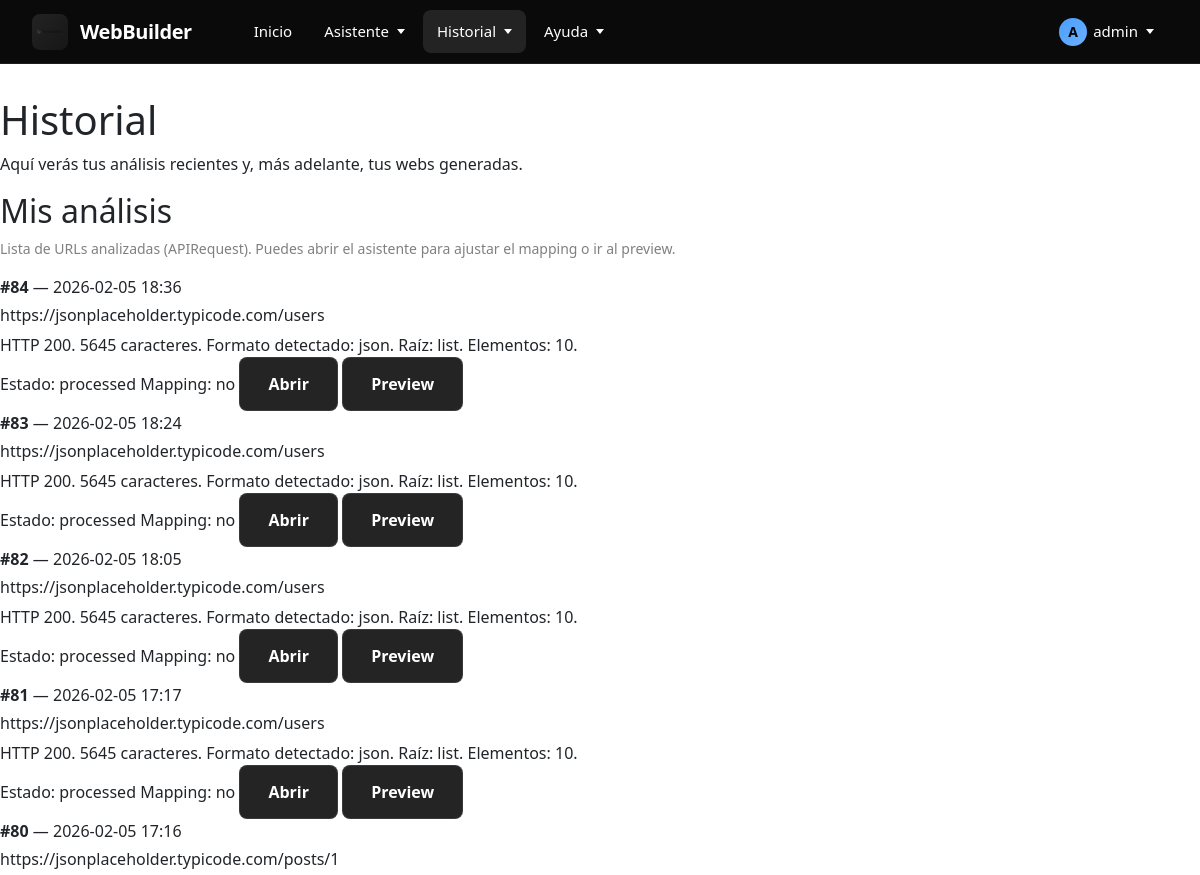
The page /historial (signed in, upper part) on the database as committed earlier.
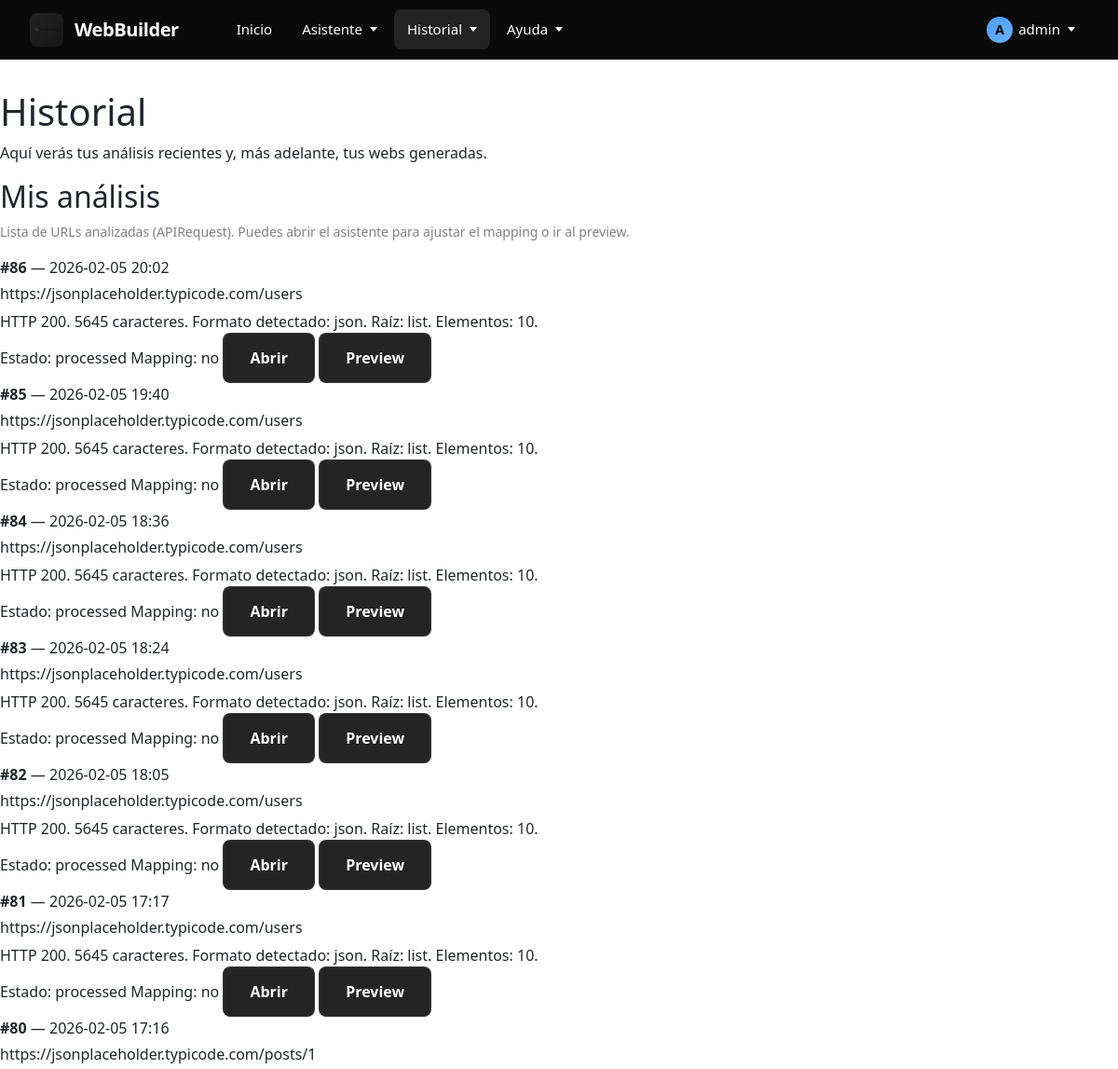
The same page on the database as committed later.
### WebBuilder/models.py (models this page shows, shortened)
class APIRequest(models.Model):
    user = models.ForeignKey(User, on_delete=models.CASCADE, related_name='api_requests')   # Usuario dueño
    api_url = models.URLField("URL de la API")                                              # URL introducida
    date = models.DateTimeField(auto_now_add=True)                                          # Fecha del análisis
    raw_data = models.TextField(blank=True, null=True)                                      # Datos en crudo (raw)
    parsed_data = models.JSONField(blank=True, null=True)                                   # Datos parseados
    STATUS_CHOICES = [
        ("pending", "Pendiente"),
        ("processed", "Procesada"),
        ("error", "Error"),
    ]
    status = models.CharField(max_length=20, choices=STATUS_CHOICES, default="pending")     # Estado del analisis
    response_summary = models.TextField(blank=True, null=True)                              # Resumen del analisis
    error_message = models.TextField(blank=True, null=True)                                 # Mensaje tras el analisis
    field_mapping = models.JSONField(blank=True, null=True)                                 # Estructura de campos guardados

### WebBuilder/views/history.py (the view)
# urls.py: path('historial', views.history, name='history'),
@login_required
def history(request):
    api_requests = (
        APIRequest.objects
        .filter(user=request.user)
        .order_by("-date")
    )
    generated_sites = []
    return render(request, "WebBuilder/history.html", {
        "api_requests": api_requests,
        "generated_sites": generated_sites,
    })

### WebBuilder/templates/WebBuilder/history.html (shortened to what this page needs)
{% extends 'WebBuilder/base.html' %}
{% load static %}
{% block body_class %}history{% endblock %}
{% block content %}
<div class="wb-container">
  <header class="wb-header">
    <h1 class="wb-title">Historial</h1>
    <p class="wb-subtitle">Aquí verás tus análisis recientes y, más adelante, tus webs generadas.</p>
  </header>
  <section class="wb-card">
    <h2 class="wb-card__title">Mis análisis</h2>
    <p class="wb-hint">
      Lista de URLs analizadas (APIRequest). Puedes abrir el asistente para ajustar el mapping o ir al preview.
    </p>
    {% if api_requests %}
      <div class="wb-suggestions">
        {% for r in api_requests %}
          <div class="wb-suggestions__row">
            <div class="wb-suggestions__role">
              <div><strong>#{{ r.id }}</strong> — {{ r.date|date:"Y-m-d H:i" }}</div>
              <div class="wb-muted" style="margin-top:4px;">{{ r.api_url }}</div>
              {% if r.response_summary %}
                <div class="wb-muted" style="margin-top:6px;">{{ r.response_summary }}</div>
              {% endif %}
            </div>
            <div class="wb-suggestions__opts">
              <span class="wb-chip">
                Estado: <span class="wb-chip__muted">{{ r.status }}</span>
              </span>
              <span class="wb-chip">
                Mapping:
                <span class="wb-chip__muted">{% if r.field_mapping %}sí{% else %}no{% endif %}</span>
              </span>
              <a class="wb-btn wb-btn--secondary" href="{% url 'assistant' %}?api_request_id={{ r.id }}">
                Abrir
              </a>
              {% if r.status == "processed" and r.parsed_data %}
                <a class="wb-btn wb-btn--secondary" href="{% url 'preview' r.id %}">
                  Preview
                </a>
              {% else %}
                <span class="wb-muted">(sin preview)</span>
              {% endif %}
            </div>
          </div>
        {% endfor %}
      </div>
    {% else %}
      <p class="wb-muted">Aún no tienes análisis guardados.</p>
    {% endif %}
  </section>
</div>
{% endblock %}

Rows that differ between the two databases and show on the page:
added APIRequest: id "86", date "2026-02-05 20:02", api_url "https://jsonplaceholder.typicode.com/users", response_summary "HTTP 200. 5645 caracteres. Formato detectado: json. Raíz: list. Elementos: 10.", status "processed", shows "no", shows "Preview"
added APIRequest: id "85", date "2026-02-05 19:40", api_url "https://jsonplaceholder.typicode.com/users", response_summary "HTTP 200. 5645 caracteres. Formato detectado: json. Raíz: list. Elementos: 10.", status "processed", shows "no", shows "Preview"
